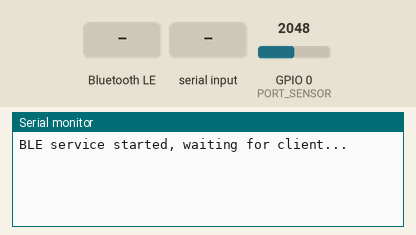
Simulated run of this sketch. Board: ESP32. Parts: the last lines printed to the serial monitor. The inputs (shaded band) are chosen by the test bench; at power-on: GPIO 0 (PORT_SENSOR) = 2048 (analog values on the 0–4095 scale). Nothing arrives over Bluetooth unless stated; a phone connects over Bluetooth LE 3 s after start.

Above: at 1.2 s.
1.3 s: Bluetooth LE write "r" received
At 1.42 s:
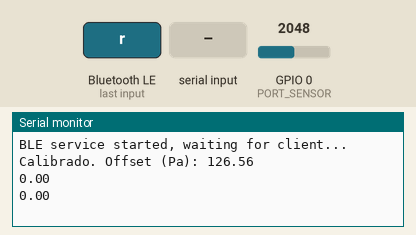
2.8 s: "e" received over Serial
At 2.96 s:
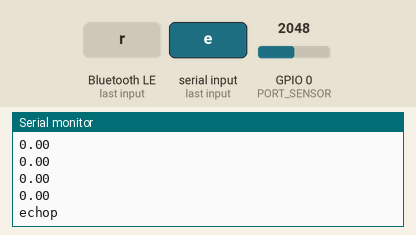

Measured:
- after the input at 1.3 s, the serial monitor: prints a new line after 0.06 s (image 1)
- after the input at 2.8 s, the serial monitor: prints a new line at once (image 2)

The sketch:

arduino-pitaco-ble-legancy.ino
```cpp
#include <BLEDevice.h>
#include <BLEServer.h>
#include <BLEUtils.h>
#include <BLE2902.h>
#include <Update.h>

// ESP32 WROOM-DA apenas
#define DEBUG false
#define DEBUG_BT true
#define PORT_SENSOR 0
#define R1 1800.0
#define R2 3300.0
#define IS_WROOM_DA false

#if IS_WROOM_DA // rotinas de redução de consumo relativas ao BT_SPP
#include "esp_bt_main.h"
#include "esp_bt.h"
#endif

// filtro média móvel com EMA
#define MOVING_AVERAGE true
#define EMA_ALPHA 0.02
// 100 para EMA sem média móvel, 20 para EMA com média móvel
// #define SAMPLESIZE 100
#define SAMPLESIZE 20

#define POTENCIA_BT ESP_PWR_LVL_P9

// UUIDs
#define SERVICE_UUID "0f128d4d-3cf9-46de-bb31-ed159450d6cf"
#define CHARACTERISTIC_UUID "3bcdff27-47fc-4a87-9684-7672c49d9266"
#define OTA_CONTROL_UUID "3bcdff28-47fc-4a87-9684-7672c49d9266"
#define OTA_DATA_UUID "3bcdff29-47fc-4a87-9684-7672c49d9266"

// Parâmetros do Sensor
const float Vmin = 0.5;
const float Vmax = 4.5;
const float Pmin = -5000.0;
const float Pmax = 5000.0;
const float RAZAO_DIV_TENSAO = (R1 + R2) / R2;
const float RAZAO_ESCALA_PRESSAO = (Pmax - Pmin) / (Vmax - Vmin);
const float deadbandThreshold = 15.0; // Deadband em Pascals

// Controle do loop
unsigned long lastNotifyTime = 0;
const unsigned long notifyInterval = 50;

BLECharacteristic* pCharacteristic;
bool deviceConnected = false;
bool isCalibrated = false;
bool isSampling = false;
float calibrationOffsetPa = 0.0;

#if MOVING_AVERAGE
int indexMovingAverage = 0;
float vals[SAMPLESIZE];
float sum = 0;
#endif

float emaValue = 0.0;
bool emaInitialized = false;

// Prototipos
float ReadRawPressurePa();
void Calibrate();
float voutToPa(int adcReading);
void ListenCommand(char cmd);

class MyServerCallbacks : public BLEServerCallbacks {
  void onConnect(BLEServer* pServer) {
    deviceConnected = true;
    Serial.println("Client connected");
  }

  void onDisconnect(BLEServer* pServer) {
    deviceConnected = false;
    Serial.println("Cliente disconectado, reiniciando advertising...");
    pServer->getAdvertising()->start();
  }
};

class MyCallbacks : public BLECharacteristicCallbacks {
  void onWrite(BLECharacteristic* pChar) {
    deviceConnected = true; // State fallback: successful write guarantees active link
    String rxValue = pChar->getValue();
    if (rxValue.length() > 0) {
      char cmd = rxValue.charAt(0);
#if DEBUG
      Serial.print("Received command: ");
      Serial.println(cmd);
#endif
      ListenCommand(cmd);
    }
  }
};

BLECharacteristic* pOtaControlChar;
BLECharacteristic* pOtaDataChar;
bool isOtaUpdating = false;

class OtaControlCallbacks : public BLECharacteristicCallbacks {
  void onWrite(BLECharacteristic* pChar) {
    String val = pChar->getValue();
    if (val.length() == 0) return;
    uint8_t cmd = val[0];
    if (cmd == 0x01 && val.length() >= 5) { // START + 4 bytes size
      uint32_t fileSize = (uint8_t)val[1] | ((uint8_t)val[2] << 8) | ((uint8_t)val[3] << 16) | ((uint8_t)val[4] << 24);
      if (Update.begin(fileSize)) {
        isOtaUpdating = true;
        isSampling = false;
        Serial.printf("BLE OTA iniciado. Tamanho: %u bytes\n", fileSize);
        pOtaControlChar->setValue("OK_START\n");
        pOtaControlChar->notify();
      } else {
        Serial.println("Erro ao iniciar Update.begin()");
        pOtaControlChar->setValue("ERR_START\n");
        pOtaControlChar->notify();
      }
    } else if (cmd == 0x02) { // END
      if (Update.end(true)) {
        Serial.println("BLE OTA Concluido com sucesso! Reiniciando...");
        pOtaControlChar->setValue("OK_END\n");
        pOtaControlChar->notify();
        delay(1000);
        ESP.restart();
      } else {
        Serial.println("Erro ao finalizar Update.end()");
        pOtaControlChar->setValue("ERR_END\n");
        pOtaControlChar->notify();
      }
    } else if (cmd == 0x03) { // ABORT
      Update.abort();
      isOtaUpdating = false;
      pOtaControlChar->setValue("OK_ABORT\n");
      pOtaControlChar->notify();
    }
  }
};

class OtaDataCallbacks : public BLECharacteristicCallbacks {
  void onWrite(BLECharacteristic* pChar) {
    if (!isOtaUpdating) return;
    String rxData = pChar->getValue();
    size_t len = rxData.length();
    if (len > 0) {
      Update.write((uint8_t*)rxData.c_str(), len);
    }
  }
};

void setup() {
  Serial.begin(115200);
  analogReadResolution(12);
  analogSetAttenuation(ADC_11db);

#if IS_WROOM_DA
  // ESP32 WROOM-DA apenas
  esp_bt_controller_mem_release(ESP_BT_MODE_IDLE);
#endif

  BLEDevice::setPower(POTENCIA_BT);
  BLEDevice::init("PITACO V2.0");
  BLEServer* pServer = BLEDevice::createServer();

  pServer->setCallbacks(new MyServerCallbacks());

  BLEService* pService = pServer->createService(SERVICE_UUID);
  pCharacteristic = pService->createCharacteristic(
    CHARACTERISTIC_UUID,
    BLECharacteristic::PROPERTY_READ | BLECharacteristic::PROPERTY_WRITE | BLECharacteristic::PROPERTY_NOTIFY);

  pCharacteristic->addDescriptor(new BLE2902());
  pCharacteristic->setCallbacks(new MyCallbacks());

  // Servico OTA BLE
  pOtaControlChar = pService->createCharacteristic(
    OTA_CONTROL_UUID,
    BLECharacteristic::PROPERTY_WRITE | BLECharacteristic::PROPERTY_NOTIFY);
  pOtaControlChar->addDescriptor(new BLE2902());
  pOtaControlChar->setCallbacks(new OtaControlCallbacks());

  pOtaDataChar = pService->createCharacteristic(
    OTA_DATA_UUID,
    BLECharacteristic::PROPERTY_WRITE | BLECharacteristic::PROPERTY_WRITE_NR);
  pOtaDataChar->setCallbacks(new OtaDataCallbacks());

  pService->start();

  BLEAdvertising* pAdvertising = BLEDevice::getAdvertising();
  pAdvertising->addServiceUUID(SERVICE_UUID);
  pAdvertising->start();

  Serial.println("BLE service started, waiting for client...");
}

void loop() {
  // Escuta comandos via USB Serial
  if (Serial.available()) {
    char c = Serial.read();
    if (c == 'e' || c == 'E') {
      Serial.print("echop\n");
    }
    ListenCommand(c);
  }

#if DEBUG
  isSampling = true;
#endif

  if (deviceConnected || isSampling) {
    if (isSampling && !isCalibrated) {
      Calibrate();
    }

    if (isSampling && isCalibrated) {
      float rawPa = ReadRawPressurePa();
      unsigned long now = millis();

      if (now - lastNotifyTime >= notifyInterval) {
        lastNotifyTime = now;

        float calibratedPa = rawPa - calibrationOffsetPa;

        // Aplica a deadband sobre o valor calibrado
        if (abs(calibratedPa) < deadbandThreshold) {
            calibratedPa = 0.0;
        }
        // formata e envia a leitura para buf
        char buf[32];
        snprintf(buf, sizeof(buf), "%.2f\n", calibratedPa);

        if (deviceConnected) {
          pCharacteristic->setValue(buf);
          pCharacteristic->notify();
        }

        // Transmite também via USB Serial (UART)
        Serial.print(buf);
      }
    }
  }
  yield(); // libera a task
}

void ListenCommand(char cmd) {
  if (cmd == 'e' || cmd == 'E') {
    if (isSampling) {
      isSampling = false;
      isCalibrated = false;
    }
    pCharacteristic->setValue("echop\n");
    pCharacteristic->notify();
  } else if (cmd == 'r' || cmd == 'R') {
    isSampling = true;
  } else if (cmd == 'f' || cmd == 'F') {
    isSampling = false;
    isCalibrated = false;
  } else if (cmd == 'c' || cmd == 'C') {
    isCalibrated = false;
  }
}

// Retorna a pressão lida com filtro mas sem calibração e deadband
float ReadRawPressurePa() {
  float newVal = voutToPa(analogRead(PORT_SENSOR));

#if MOVING_AVERAGE
  sum -= vals[indexMovingAverage];
  vals[indexMovingAverage] = newVal;
  sum += newVal;
  indexMovingAverage = (indexMovingAverage + 1) % SAMPLESIZE;
  float average = sum / SAMPLESIZE;

  if (!emaInitialized) {
    emaValue = average;
    emaInitialized = true;
  } else {
    emaValue = EMA_ALPHA * average + (1.0 - EMA_ALPHA) * emaValue;
  }
#else
  if (!emaInitialized) {
    emaValue = newVal;
    emaInitialized = true;
  } else {
    emaValue = EMA_ALPHA * newVal + (1.0 - EMA_ALPHA) * emaValue;
  }
#endif

  return emaValue;
}

void Calibrate() {
  float rawReading = voutToPa(analogRead(PORT_SENSOR));

  // preenchendo o buffer com valores iniciais
#if MOVING_AVERAGE
  for (int i = 0; i < SAMPLESIZE; i++) {
    vals[i] = rawReading;
  }
  sum = rawReading * SAMPLESIZE;
  indexMovingAverage = 0;
#endif

  emaValue = rawReading;
  emaInitialized = true;

  // leitura inicial
  for (int i = 0; i < SAMPLESIZE; i++) {
    ReadRawPressurePa();
    yield();
  }

  float currentSum = 0.0;
  // tirando a média real
  for (int i = 0; i < SAMPLESIZE; i++) {
    currentSum += ReadRawPressurePa();
    yield();
  }

  calibrationOffsetPa = currentSum / SAMPLESIZE;
  isCalibrated = true;
  Serial.printf("Calibrado. Offset (Pa): %.2f\n", calibrationOffsetPa);
}

float voutToPa(int adcReading) {
  float adcVoltage = (adcReading / 4095.0) * 3.3;
  float sensorVoltage = adcVoltage * RAZAO_DIV_TENSAO;

  if (sensorVoltage < Vmin) sensorVoltage = Vmin;
  else if (sensorVoltage > Vmax) sensorVoltage = Vmax;

  return Pmin + (sensorVoltage - Vmin) * RAZAO_ESCALA_PRESSAO;
}
```
